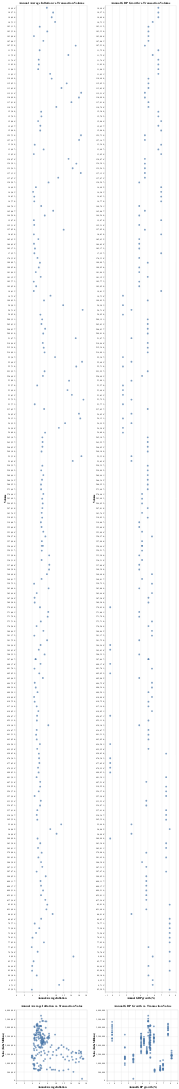

Write notebook code for a chart like this one.
### Markdown cell above
For our next visualization, let's create scatter plots to explore potential relationships between variables. Scatter plots are useful for identifying correlations or patterns between two continuous variables.

We'll create scatter plots to examine the relationships between the following pairs of variables:
1. Annual Average Inflation vs. Transaction Volume
2. Annual GDP Growth vs. Transaction Volume
3. Annual Average Inflation vs. Transaction Value
4. Annual GDP Growth vs. Transactionlyses or visualizations you'd like to explore!

### Code cell
import altair as alt

# Scatter plots for exploring relationships between variables
scatter_plot1 = alt.Chart(merged_data).mark_circle(size=60).encode(
    x='Annual Average Inflation',
    y='Volume',
    tooltip=['Annual Average Inflation', 'Volume']
).properties(
    title='Annual Average Inflation vs. Transaction Volume'
)

scatter_plot2 = alt.Chart(merged_data).mark_circle(size=60).encode(
    x='Annual GDP growth (%)',
    y='Volume',
    tooltip=['Annual GDP growth (%)', 'Volume']
).properties(
    title='Annual GDP Growth vs. Transaction Volume'
)

scatter_plot3 = alt.Chart(merged_data).mark_circle(size=60).encode(
    x='Annual Average Inflation',
    y='Value (Kshs Millions)',
    tooltip=['Annual Average Inflation', 'Value (Kshs Millions)']
).properties(
    title='Annual Average Inflation vs. Transaction Value'
)

scatter_plot4 = alt.Chart(merged_data).mark_circle(size=60).encode(
    x='Annual GDP growth (%)',
    y='Value (Kshs Millions)',
    tooltip=['Annual GDP growth (%)', 'Value (Kshs Millions)']
).properties(
    title='Annual GDP Growth vs. Transaction Value'
)

# Combine scatter plots into a single chart
scatter_plots = (scatter_plot1 | scatter_plot2) & (scatter_plot3 | scatter_plot4)

scatter_plots

### Figure 1 — Vega-Lite specification as saved in the notebook (floating-point values rounded to 4 significant figures; data arrays with more than 128 entries replaced by an {"elided": "..."} marker saying what was removed)
{"config": {"view": {"continuousWidth": 300, "continuousHeight": 300}}, "vconcat": [{"hconcat": [{"mark": {"type": "circle", "size": 60}, "encoding": {"tooltip": [{"field": "Annual Average Inflation", "type": "quantitative"}, {"field": "Volume", "type": "nominal"}], "x": {"field": "Annual Average Inflation", "type": "quantitative"}, "y": {"field": "Volume", "type": "nominal"}}, "title": "Annual Average Inflation vs. Transaction Volume"}, {"mark": {"type": "circle", "size": 60}, "encoding": {"tooltip": [{"field": "Annual GDP growth (%)", "type": "quantitative"}, {"field": "Volume", "type": "nominal"}], "x": {"field": "Annual GDP growth (%)", "type": "quantitative"}, "y": {"field": "Volume", "type": "nominal"}}, "title": "Annual GDP Growth vs. Transaction Volume"}]}, {"hconcat": [{"mark": {"type": "circle", "size": 60}, "encoding": {"tooltip": [{"field": "Annual Average Inflation", "type": "quantitative"}, {"field": "Value (Kshs Millions)", "type": "quantitative"}], "x": {"field": "Annual Average Inflation", "type": "quantitative"}, "y": {"field": "Value (Kshs Millions)", "type": "quantitative"}}, "title": "Annual Average Inflation vs. Transaction Value"}, {"mark": {"type": "circle", "size": 60}, "encoding": {"tooltip": [{"field": "Annual GDP growth (%)", "type": "quantitative"}, {"field": "Value (Kshs Millions)", "type": "quantitative"}], "x": {"field": "Annual GDP growth (%)", "type": "quantitative"}, "y": {"field": "Value (Kshs Millions)", "type": "quantitative"}}, "title": "Annual GDP Growth vs. Transaction Value"}]}], "data": {"name": "data-dc76dfe7481c7f917470a5aac7c02dbf"}, "$schema": "https://vega.github.io/schema/vega-lite/v5.17.0.json", "datasets": {"data-dc76dfe7481c7f917470a5aac7c02dbf": {"elided": "211 records"}}}
